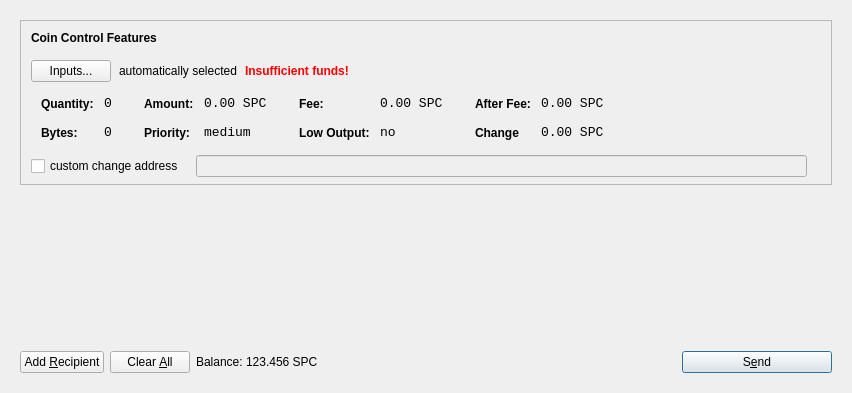
<?xml version="1.0" encoding="UTF-8"?>
<ui version="4.0">
 <class>SendCoinsDialog</class>
 <widget class="QDialog" name="SendCoinsDialog">
  <property name="geometry">
   <rect>
    <x>0</x>
    <y>0</y>
    <width>849</width>
    <height>393</height>
   </rect>
  </property>
  <property name="windowTitle">
   <string>Send Coins</string>
  </property>
  <layout class="QVBoxLayout" name="verticalLayout">
   <item>
    <widget class="QFrame" name="frameMain">
     <layout class="QVBoxLayout" name="verticalLayout_3">
      <item>
       <widget class="QFrame" name="frameCoinControl">
        <property name="sizePolicy">
         <sizepolicy hsizetype="Expanding" vsizetype="Expanding">
          <horstretch>0</horstretch>
          <verstretch>0</verstretch>
         </sizepolicy>
        </property>
        <property name="maximumSize">
         <size>
          <width>16777215</width>
          <height>16777215</height>
         </size>
        </property>
        <property name="frameShape">
         <enum>QFrame::StyledPanel</enum>
        </property>
        <property name="frameShadow">
         <enum>QFrame::Sunken</enum>
        </property>
        <layout class="QVBoxLayout" name="verticalLayoutCoinControl2">
         <property name="spacing">
          <number>6</number>
         </property>
         <property name="leftMargin">
          <number>0</number>
         </property>
         <property name="topMargin">
          <number>0</number>
         </property>
         <property name="rightMargin">
          <number>0</number>
         </property>
         <property name="bottomMargin">
          <number>6</number>
         </property>
         <item>
          <layout class="QVBoxLayout" name="verticalLayoutCoinControl" stretch="0,0,0,0,1">
           <property name="spacing">
            <number>0</number>
           </property>
           <property name="leftMargin">
            <number>10</number>
           </property>
           <property name="topMargin">
            <number>10</number>
           </property>
           <item>
            <layout class="QHBoxLayout" name="horizontalLayoutCoinControl1">
             <property name="bottomMargin">
              <number>15</number>
             </property>
             <item>
              <widget class="QLabel" name="labelCoinControlFeatures">
               <property name="sizePolicy">
                <sizepolicy hsizetype="Preferred" vsizetype="Maximum">
                 <horstretch>0</horstretch>
                 <verstretch>0</verstretch>
                </sizepolicy>
               </property>
               <property name="font">
                <font>
                 <weight>75</weight>
                 <bold>true</bold>
                </font>
               </property>
               <property name="styleSheet">
                <string notr="true">font-weight:bold;</string>
               </property>
               <property name="text">
                <string>Coin Control Features</string>
               </property>
              </widget>
             </item>
            </layout>
           </item>
           <item>
            <layout class="QHBoxLayout" name="horizontalLayoutCoinControl2" stretch="0,0,0,0">
             <property name="spacing">
              <number>8</number>
             </property>
             <property name="bottomMargin">
              <number>10</number>
             </property>
             <item>
              <widget class="QPushButton" name="pushButtonCoinControl">
               <property name="styleSheet">
                <string notr="true"/>
               </property>
               <property name="text">
                <string>Inputs...</string>
               </property>
              </widget>
             </item>
             <item>
              <widget class="QLabel" name="labelCoinControlAutomaticallySelected">
               <property name="text">
                <string>automatically selected</string>
               </property>
               <property name="margin">
                <number>5</number>
               </property>
              </widget>
             </item>
             <item>
              <widget class="QLabel" name="labelCoinControlInsuffFunds">
               <property name="font">
                <font>
                 <weight>75</weight>
                 <bold>true</bold>
                </font>
               </property>
               <property name="styleSheet">
                <string notr="true">color:red;font-weight:bold;</string>
               </property>
               <property name="text">
                <string>Insufficient funds!</string>
               </property>
               <property name="margin">
                <number>5</number>
               </property>
              </widget>
             </item>
             <item>
              <spacer name="horizontalSpacerCoinControl">
               <property name="orientation">
                <enum>Qt::Horizontal</enum>
               </property>
               <property name="sizeHint" stdset="0">
                <size>
                 <width>40</width>
                 <height>1</height>
                </size>
               </property>
              </spacer>
             </item>
            </layout>
           </item>
           <item>
            <widget class="QWidget" name="widgetCoinControl" native="true">
             <property name="sizePolicy">
              <sizepolicy hsizetype="Preferred" vsizetype="Preferred">
               <horstretch>0</horstretch>
               <verstretch>0</verstretch>
              </sizepolicy>
             </property>
             <property name="minimumSize">
              <size>
               <width>0</width>
               <height>0</height>
              </size>
             </property>
             <property name="styleSheet">
              <string notr="true"/>
             </property>
             <layout class="QHBoxLayout" name="horizontalLayoutCoinControl5">
              <property name="leftMargin">
               <number>0</number>
              </property>
              <property name="topMargin">
               <number>0</number>
              </property>
              <property name="rightMargin">
               <number>0</number>
              </property>
              <property name="bottomMargin">
               <number>0</number>
              </property>
              <item>
               <layout class="QHBoxLayout" name="horizontalLayoutCoinControl3" stretch="0,0,0,1">
                <property name="spacing">
                 <number>20</number>
                </property>
                <property name="topMargin">
                 <number>0</number>
                </property>
                <property name="bottomMargin">
                 <number>10</number>
                </property>
                <item>
                 <layout class="QFormLayout" name="formLayoutCoinControl1">
                  <property name="horizontalSpacing">
                   <number>10</number>
                  </property>
                  <property name="verticalSpacing">
                   <number>14</number>
                  </property>
                  <property name="leftMargin">
                   <number>10</number>
                  </property>
                  <property name="topMargin">
                   <number>4</number>
                  </property>
                  <property name="rightMargin">
                   <number>6</number>
                  </property>
                  <item row="0" column="0">
                   <widget class="QLabel" name="labelCoinControlQuantityText">
                    <property name="styleSheet">
                     <string notr="true">font-weight:bold;</string>
                    </property>
                    <property name="text">
                     <string>Quantity:</string>
                    </property>
                    <property name="margin">
                     <number>0</number>
                    </property>
                   </widget>
                  </item>
                  <item row="0" column="1">
                   <widget class="QLabel" name="labelCoinControlQuantity">
                    <property name="font">
                     <font>
                      <family>Monospace</family>
                      <pointsize>10</pointsize>
                     </font>
                    </property>
                    <property name="cursor">
                     <cursorShape>IBeamCursor</cursorShape>
                    </property>
                    <property name="contextMenuPolicy">
                     <enum>Qt::ActionsContextMenu</enum>
                    </property>
                    <property name="text">
                     <string>0</string>
                    </property>
                    <property name="margin">
                     <number>0</number>
                    </property>
                    <property name="textInteractionFlags">
                     <set>Qt::LinksAccessibleByMouse|Qt::TextSelectableByKeyboard|Qt::TextSelectableByMouse</set>
                    </property>
                   </widget>
                  </item>
                  <item row="1" column="0">
                   <widget class="QLabel" name="labelCoinControlBytesText">
                    <property name="styleSheet">
                     <string notr="true">font-weight:bold;</string>
                    </property>
                    <property name="text">
                     <string>Bytes:</string>
                    </property>
                   </widget>
                  </item>
                  <item row="1" column="1">
                   <widget class="QLabel" name="labelCoinControlBytes">
                    <property name="font">
                     <font>
                      <family>Monospace</family>
                      <pointsize>10</pointsize>
                     </font>
                    </property>
                    <property name="cursor">
                     <cursorShape>IBeamCursor</cursorShape>
                    </property>
                    <property name="contextMenuPolicy">
                     <enum>Qt::ActionsContextMenu</enum>
                    </property>
                    <property name="text">
                     <string>0</string>
                    </property>
                    <property name="textInteractionFlags">
                     <set>Qt::LinksAccessibleByMouse|Qt::TextSelectableByKeyboard|Qt::TextSelectableByMouse</set>
                    </property>
                   </widget>
                  </item>
                 </layout>
                </item>
                <item>
                 <layout class="QFormLayout" name="formLayoutCoinControl2">
                  <property name="horizontalSpacing">
                   <number>10</number>
                  </property>
                  <property name="verticalSpacing">
                   <number>14</number>
                  </property>
                  <property name="leftMargin">
                   <number>6</number>
                  </property>
                  <property name="topMargin">
                   <number>4</number>
                  </property>
                  <property name="rightMargin">
                   <number>6</number>
                  </property>
                  <item row="0" column="0">
                   <widget class="QLabel" name="labelCoinControlAmountText">
                    <property name="styleSheet">
                     <string notr="true">font-weight:bold;</string>
                    </property>
                    <property name="text">
                     <string>Amount:</string>
                    </property>
                    <property name="margin">
                     <number>0</number>
                    </property>
                   </widget>
                  </item>
                  <item row="0" column="1">
                   <widget class="QLabel" name="labelCoinControlAmount">
                    <property name="font">
                     <font>
                      <family>Monospace</family>
                      <pointsize>10</pointsize>
                     </font>
                    </property>
                    <property name="cursor">
                     <cursorShape>IBeamCursor</cursorShape>
                    </property>
                    <property name="contextMenuPolicy">
                     <enum>Qt::ActionsContextMenu</enum>
                    </property>
                    <property name="text">
                     <string>0.00 SPC</string>
                    </property>
                    <property name="textInteractionFlags">
                     <set>Qt::LinksAccessibleByMouse|Qt::TextSelectableByKeyboard|Qt::TextSelectableByMouse</set>
                    </property>
                   </widget>
                  </item>
                  <item row="1" column="0">
                   <widget class="QLabel" name="labelCoinControlPriorityText">
                    <property name="styleSheet">
                     <string notr="true">font-weight:bold;</string>
                    </property>
                    <property name="text">
                     <string>Priority:</string>
                    </property>
                   </widget>
                  </item>
                  <item row="1" column="1">
                   <widget class="QLabel" name="labelCoinControlPriority">
                    <property name="font">
                     <font>
                      <family>Monospace</family>
                      <pointsize>10</pointsize>
                     </font>
                    </property>
                    <property name="cursor">
                     <cursorShape>IBeamCursor</cursorShape>
                    </property>
                    <property name="contextMenuPolicy">
                     <enum>Qt::ActionsContextMenu</enum>
                    </property>
                    <property name="text">
                     <string>medium</string>
                    </property>
                    <property name="textInteractionFlags">
                     <set>Qt::LinksAccessibleByMouse|Qt::TextSelectableByKeyboard|Qt::TextSelectableByMouse</set>
                    </property>
                   </widget>
                  </item>
                 </layout>
                </item>
                <item>
                 <layout class="QFormLayout" name="formLayoutCoinControl3">
                  <property name="horizontalSpacing">
                   <number>10</number>
                  </property>
                  <property name="verticalSpacing">
                   <number>14</number>
                  </property>
                  <property name="leftMargin">
                   <number>6</number>
                  </property>
                  <property name="topMargin">
                   <number>4</number>
                  </property>
                  <property name="rightMargin">
                   <number>6</number>
                  </property>
                  <item row="0" column="0">
                   <widget class="QLabel" name="labelCoinControlFeeText">
                    <property name="styleSheet">
                     <string notr="true">font-weight:bold;</string>
                    </property>
                    <property name="text">
                     <string>Fee:</string>
                    </property>
                    <property name="margin">
                     <number>0</number>
                    </property>
                   </widget>
                  </item>
                  <item row="0" column="1">
                   <widget class="QLabel" name="labelCoinControlFee">
                    <property name="font">
                     <font>
                      <family>Monospace</family>
                      <pointsize>10</pointsize>
                     </font>
                    </property>
                    <property name="cursor">
                     <cursorShape>IBeamCursor</cursorShape>
                    </property>
                    <property name="contextMenuPolicy">
                     <enum>Qt::ActionsContextMenu</enum>
                    </property>
                    <property name="text">
                     <string>0.00 SPC</string>
                    </property>
                    <property name="textInteractionFlags">
                     <set>Qt::LinksAccessibleByMouse|Qt::TextSelectableByKeyboard|Qt::TextSelectableByMouse</set>
                    </property>
                   </widget>
                  </item>
                  <item row="1" column="0">
                   <widget class="QLabel" name="labelCoinControlLowOutputText">
                    <property name="styleSheet">
                     <string notr="true">font-weight:bold;</string>
                    </property>
                    <property name="text">
                     <string>Low Output:</string>
                    </property>
                   </widget>
                  </item>
                  <item row="1" column="1">
                   <widget class="QLabel" name="labelCoinControlLowOutput">
                    <property name="font">
                     <font>
                      <family>Monospace</family>
                      <pointsize>10</pointsize>
                     </font>
                    </property>
                    <property name="cursor">
                     <cursorShape>IBeamCursor</cursorShape>
                    </property>
                    <property name="contextMenuPolicy">
                     <enum>Qt::ActionsContextMenu</enum>
                    </property>
                    <property name="text">
                     <string>no</string>
                    </property>
                    <property name="textInteractionFlags">
                     <set>Qt::LinksAccessibleByMouse|Qt::TextSelectableByKeyboard|Qt::TextSelectableByMouse</set>
                    </property>
                   </widget>
                  </item>
                 </layout>
                </item>
                <item>
                 <layout class="QFormLayout" name="formLayoutCoinControl4">
                  <property name="horizontalSpacing">
                   <number>10</number>
                  </property>
                  <property name="verticalSpacing">
                   <number>14</number>
                  </property>
                  <property name="leftMargin">
                   <number>6</number>
                  </property>
                  <property name="topMargin">
                   <number>4</number>
                  </property>
                  <property name="rightMargin">
                   <number>6</number>
                  </property>
                  <item row="0" column="0">
                   <widget class="QLabel" name="labelCoinControlAfterFeeText">
                    <property name="styleSheet">
                     <string notr="true">font-weight:bold;</string>
                    </property>
                    <property name="text">
                     <string>After Fee:</string>
                    </property>
                    <property name="margin">
                     <number>0</number>
                    </property>
                   </widget>
                  </item>
                  <item row="0" column="1">
                   <widget class="QLabel" name="labelCoinControlAfterFee">
                    <property name="font">
                     <font>
                      <family>Monospace</family>
                      <pointsize>10</pointsize>
                     </font>
                    </property>
                    <property name="cursor">
                     <cursorShape>IBeamCursor</cursorShape>
                    </property>
                    <property name="contextMenuPolicy">
                     <enum>Qt::ActionsContextMenu</enum>
                    </property>
                    <property name="text">
                     <string>0.00 SPC</string>
                    </property>
                    <property name="textInteractionFlags">
                     <set>Qt::LinksAccessibleByMouse|Qt::TextSelectableByKeyboard|Qt::TextSelectableByMouse</set>
                    </property>
                   </widget>
                  </item>
                  <item row="1" column="0">
                   <widget class="QLabel" name="labelCoinControlChangeText">
                    <property name="styleSheet">
                     <string notr="true">font-weight:bold;</string>
                    </property>
                    <property name="text">
                     <string>Change</string>
                    </property>
                   </widget>
                  </item>
                  <item row="1" column="1">
                   <widget class="QLabel" name="labelCoinControlChange">
                    <property name="font">
                     <font>
                      <family>Monospace</family>
                      <pointsize>10</pointsize>
                     </font>
                    </property>
                    <property name="cursor">
                     <cursorShape>IBeamCursor</cursorShape>
                    </property>
                    <property name="contextMenuPolicy">
                     <enum>Qt::ActionsContextMenu</enum>
                    </property>
                    <property name="text">
                     <string>0.00 SPC</string>
                    </property>
                    <property name="textInteractionFlags">
                     <set>Qt::LinksAccessibleByMouse|Qt::TextSelectableByKeyboard|Qt::TextSelectableByMouse</set>
                    </property>
                   </widget>
                  </item>
                 </layout>
                </item>
               </layout>
              </item>
             </layout>
            </widget>
           </item>
           <item>
            <layout class="QHBoxLayout" name="horizontalLayoutCoinControl4" stretch="0,0,0">
             <property name="spacing">
              <number>12</number>
             </property>
             <property name="sizeConstraint">
              <enum>QLayout::SetDefaultConstraint</enum>
             </property>
             <property name="topMargin">
              <number>5</number>
             </property>
             <property name="rightMargin">
              <number>5</number>
             </property>
             <item>
              <widget class="QCheckBox" name="checkBoxCoinControlChange">
               <property name="text">
                <string>custom change address</string>
               </property>
              </widget>
             </item>
             <item>
              <widget class="QLineEdit" name="lineEditCoinControlChange">
               <property name="enabled">
                <bool>false</bool>
               </property>
               <property name="sizePolicy">
                <sizepolicy hsizetype="Expanding" vsizetype="Fixed">
                 <horstretch>0</horstretch>
                 <verstretch>0</verstretch>
                </sizepolicy>
               </property>
              </widget>
             </item>
             <item>
              <widget class="QLabel" name="labelCoinControlChangeLabel">
               <property name="sizePolicy">
                <sizepolicy hsizetype="Preferred" vsizetype="Expanding">
                 <horstretch>0</horstretch>
                 <verstretch>0</verstretch>
                </sizepolicy>
               </property>
               <property name="minimumSize">
                <size>
                 <width>0</width>
                 <height>0</height>
                </size>
               </property>
               <property name="text">
                <string/>
               </property>
               <property name="margin">
                <number>3</number>
               </property>
              </widget>
             </item>
            </layout>
           </item>
           <item>
            <spacer name="verticalSpacerCoinControl">
             <property name="orientation">
              <enum>Qt::Vertical</enum>
             </property>
             <property name="sizeHint" stdset="0">
              <size>
               <width>800</width>
               <height>1</height>
              </size>
             </property>
            </spacer>
           </item>
          </layout>
         </item>
        </layout>
       </widget>
      </item>
      <item>
       <widget class="QScrollArea" name="scrollArea">
        <property name="frameShape">
         <enum>QFrame::NoFrame</enum>
        </property>
        <property name="widgetResizable">
         <bool>true</bool>
        </property>
        <widget class="QWidget" name="scrollAreaWidgetContents">
         <property name="geometry">
          <rect>
           <x>0</x>
           <y>0</y>
           <width>813</width>
           <height>148</height>
          </rect>
         </property>
         <layout class="QVBoxLayout" name="verticalLayout_2">
          <property name="leftMargin">
           <number>0</number>
          </property>
          <property name="topMargin">
           <number>0</number>
          </property>
          <property name="rightMargin">
           <number>0</number>
          </property>
          <property name="bottomMargin">
           <number>0</number>
          </property>
          <item>
           <layout class="QVBoxLayout" name="entries">
            <property name="spacing">
             <number>6</number>
            </property>
           </layout>
          </item>
          <item>
           <spacer name="verticalSpacer">
            <property name="orientation">
             <enum>Qt::Vertical</enum>
            </property>
            <property name="sizeHint" stdset="0">
             <size>
              <width>20</width>
              <height>40</height>
             </size>
            </property>
           </spacer>
          </item>
         </layout>
        </widget>
       </widget>
      </item>
      <item>
       <layout class="QHBoxLayout" name="horizontalLayout">
        <item>
         <widget class="QPushButton" name="addButton">
          <property name="toolTip">
           <string>Send to multiple recipients at once</string>
          </property>
          <property name="text">
           <string>Add &amp;Recipient</string>
          </property>
          <property name="icon">
           <iconset resource="../spincoin.qrc">
            <normaloff>:/icons/add</normaloff>:/icons/add</iconset>
          </property>
          <property name="autoDefault">
           <bool>false</bool>
          </property>
         </widget>
        </item>
        <item>
         <widget class="QPushButton" name="clearButton">
          <property name="sizePolicy">
           <sizepolicy hsizetype="Minimum" vsizetype="Fixed">
            <horstretch>0</horstretch>
            <verstretch>0</verstretch>
           </sizepolicy>
          </property>
          <property name="toolTip">
           <string>Remove all transaction fields</string>
          </property>
          <property name="text">
           <string>Clear &amp;All</string>
          </property>
          <property name="icon">
           <iconset resource="../spincoin.qrc">
            <normaloff>:/icons/remove</normaloff>:/icons/remove</iconset>
          </property>
          <property name="autoRepeatDelay">
           <number>300</number>
          </property>
          <property name="autoDefault">
           <bool>false</bool>
          </property>
         </widget>
        </item>
        <item>
         <layout class="QHBoxLayout" name="horizontalLayout_2">
          <property name="spacing">
           <number>3</number>
          </property>
          <item>
           <widget class="QLabel" name="label">
            <property name="sizePolicy">
             <sizepolicy hsizetype="Preferred" vsizetype="Fixed">
              <horstretch>0</horstretch>
              <verstretch>0</verstretch>
             </sizepolicy>
            </property>
            <property name="text">
             <string>Balance:</string>
            </property>
           </widget>
          </item>
          <item>
           <widget class="QLabel" name="labelBalance">
            <property name="sizePolicy">
             <sizepolicy hsizetype="Preferred" vsizetype="Fixed">
              <horstretch>0</horstretch>
              <verstretch>0</verstretch>
             </sizepolicy>
            </property>
            <property name="cursor">
             <cursorShape>IBeamCursor</cursorShape>
            </property>
            <property name="text">
             <string>123.456 SPC</string>
            </property>
            <property name="textInteractionFlags">
             <set>Qt::LinksAccessibleByMouse|Qt::TextSelectableByKeyboard|Qt::TextSelectableByMouse</set>
            </property>
           </widget>
          </item>
         </layout>
        </item>
        <item>
         <spacer name="horizontalSpacer">
          <property name="orientation">
           <enum>Qt::Horizontal</enum>
          </property>
          <property name="sizeHint" stdset="0">
           <size>
            <width>40</width>
            <height>20</height>
           </size>
          </property>
         </spacer>
        </item>
        <item>
         <widget class="QPushButton" name="sendButton">
          <property name="minimumSize">
           <size>
            <width>150</width>
            <height>0</height>
           </size>
          </property>
          <property name="toolTip">
           <string>Confirm the send action</string>
          </property>
          <property name="text">
           <string>S&amp;end</string>
          </property>
          <property name="icon">
           <iconset resource="../spincoin.qrc">
            <normaloff>:/icons/send</normaloff>:/icons/send</iconset>
          </property>
          <property name="default">
           <bool>true</bool>
          </property>
         </widget>
        </item>
       </layout>
      </item>
     </layout>
     <zorder>scrollArea</zorder>
     <zorder>frameCoinControl</zorder>
     <zorder></zorder>
    </widget>
   </item>
  </layout>
 </widget>
 <resources>
  <include location="../spincoin.qrc"/>
 </resources>
 <connections/>
</ui>
